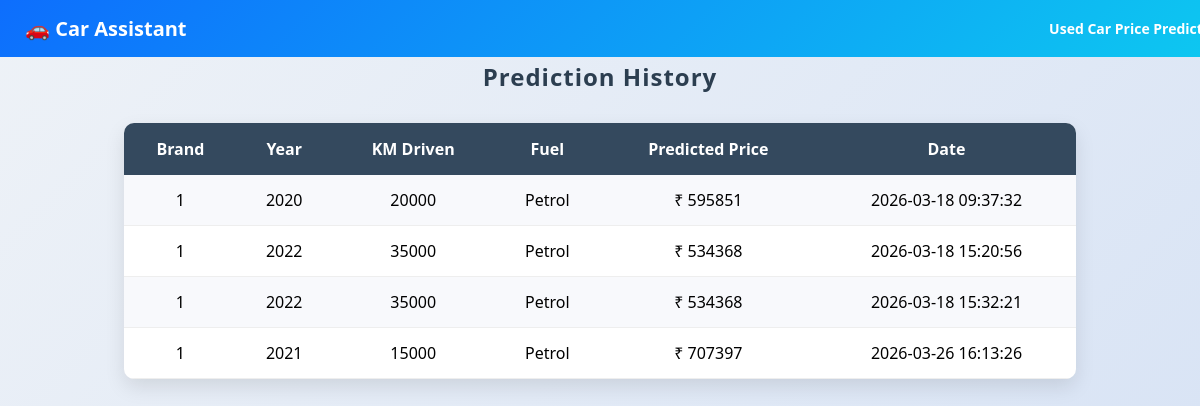
Page /history (signed in) on the committed database.
### tables this page shows
CREATE TABLE predictions (
    id INTEGER PRIMARY KEY AUTOINCREMENT,
    username TEXT,
    year INTEGER,
    km_driven INTEGER,
    fuel INTEGER,
    brand TEXT,
    predicted_price INTEGER,
    created_at DATETIME DEFAULT CURRENT_TIMESTAMP
);

### app.py (the view)
@app.route("/history")
def history():
    if "user" not in session:
        return redirect(url_for("login"))
    conn = sqlite3.connect("users.db")
    cursor = conn.cursor()
    cursor.execute("SELECT brand ,year, km_driven, fuel, predicted_price, created_at FROM predictions WHERE username=?", (session["user"],))
    data = cursor.fetchall()
    conn.close()
    return render_template("history.html", predictions=data)

### templates/history.html (shortened to what this page needs)
<!DOCTYPE html>
<html>
<head>
<header style="
    position: fixed;
    top: 0;
    left: 0;
    width: 100%;
    background: linear-gradient(135deg, #0d6efd, #0dcaf0);
    color: white;
    padding: 15px 25px;
    font-size: 20px;
    font-weight: 600;
    display: flex;
    justify-content: space-between;
    align-items: center;
    z-index: 1000;
">
    <div>🚗 Car Assistant</div>
    <div style="font-size:14px;">Used Car Price Prediction</div>
</header>
</head>
<body>
<h2>Prediction History</h2>
<table>
<tr>
<th>Brand</th>
<th>Year</th>
<th>KM Driven</th>
<th>Fuel</th>
<th>Predicted Price</th>
<th>Date</th>
</tr>
{% for row in predictions %}
<tr>
<td>{{ row[0] }}</td>
<td>{{ row[1] }}</td>
<td>{{ row[2] }}</td>
<td>
{% if row[3] == 1 %}
Petrol
{% elif row[3] == 2 %}
Diesel
{% elif row[3] == 3 %}
CNG
{% else %}
Unknown
{% endif %}
</td>
<td>₹ {{ row[4] }}</td>
<td>{{ row[5] }}</td>
</tr>
{% endfor %}
</table>
</body>
</html>

### templates/history.html (style rules this page uses)
body { font-family: 'Segoe UI', Tahoma, Geneva, Verdana, sans-serif; background: linear-gradient(135deg,#eef2f7,#d9e4f5); margin:0; padding:40px; }
h2 { text-align:center; margin-bottom:30px; color:#2c3e50; letter-spacing:1px; }
table { width:85%; margin:auto; border-collapse:collapse; background:white; border-radius:10px; overflow:hidden; box-shadow:0 8px 20px rgba(0,0,0,0.1); }
th { background:#34495e; color:white; padding:15px; font-size:16px; }
td { padding:14px; text-align:center; border-bottom:1px solid #eee; }
tr:nth-child(even) { background:#f8f9fc; }

### rows in the picture
predictions: brand "1", year "2020", km_driven "20000", fuel "Petrol", predicted_price "595851", created_at "2026-03-18 09:37:32"
predictions: brand "1", year "2022", km_driven "35000", fuel "Petrol", predicted_price "534368", created_at "2026-03-18 15:20:56"
predictions: brand "1", year "2022", km_driven "35000", fuel "Petrol", predicted_price "534368", created_at "2026-03-18 15:32:21"
predictions: brand "1", year "2021", km_driven "15000", fuel "Petrol", predicted_price "707397", created_at "2026-03-26 16:13:26"
